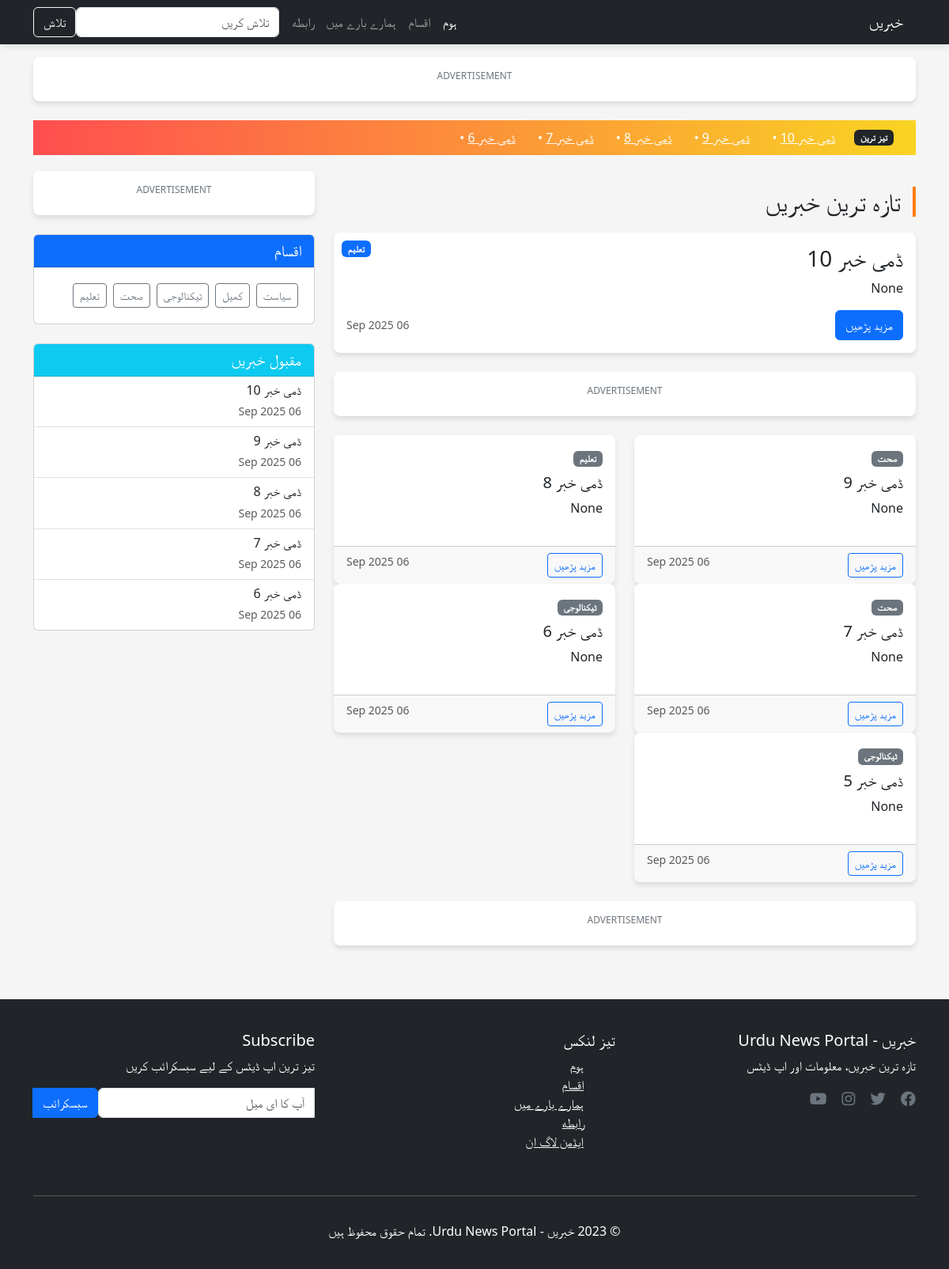
Before: / with the older database file.
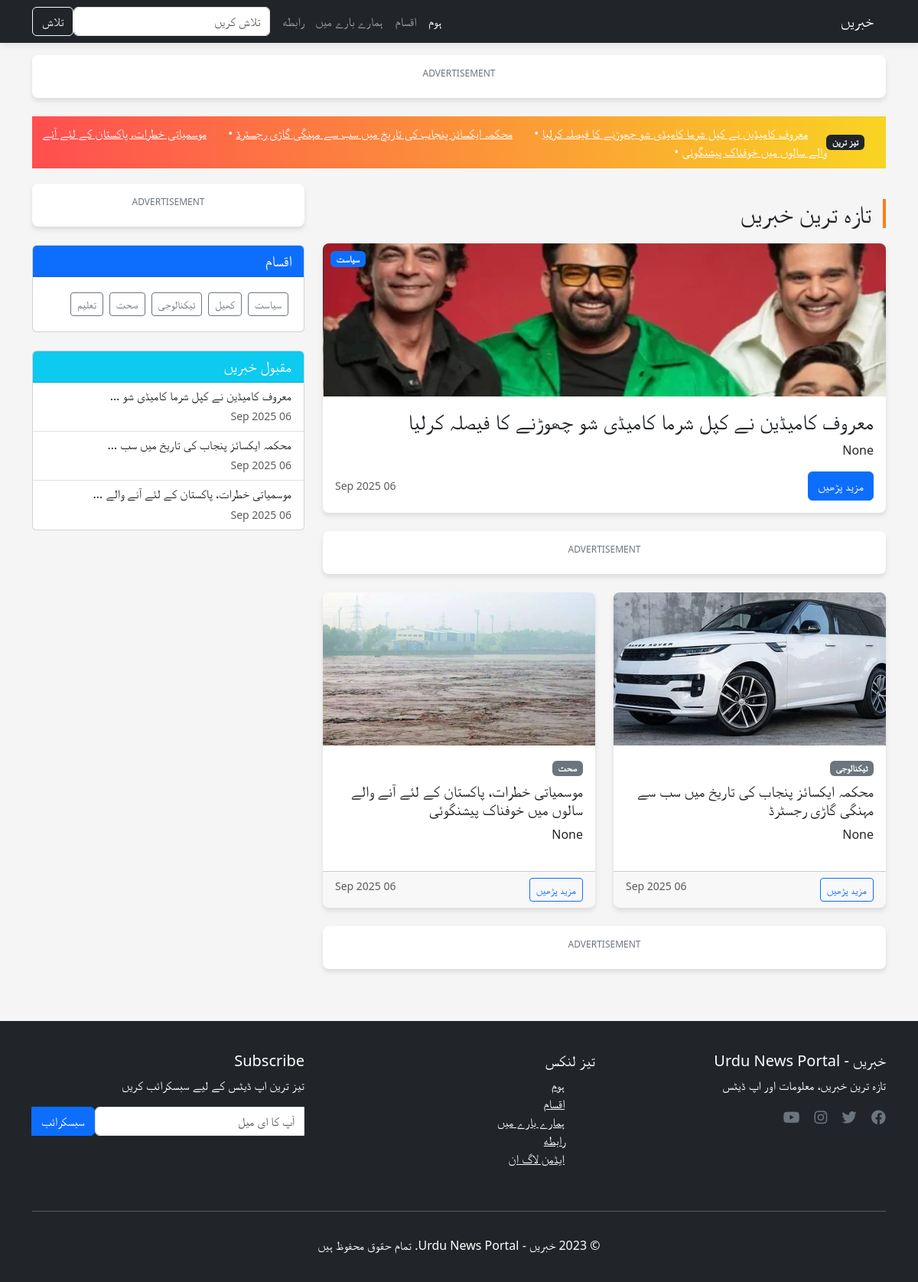
After: the same page with the newer database file.
### core/models.py (models this page shows, shortened)
class News(models.Model):
    STATUS_CHOICES = (
        ('draft', 'ڈرافٹ'),
        ('published', 'شائع شدہ'),
    )
    title = models.CharField(max_length=255, verbose_name="عنوان")
    slug = AutoSlugField(populate_from='title', unique=True, null=True, default=None)
    author = models.ForeignKey(User, on_delete=models.CASCADE, related_name="news_articles", verbose_name="مصنف")
    category = models.ForeignKey(Category, on_delete=models.SET_NULL, null=True, related_name="news_articles", verbose_name="زمرہ")
    short_description = models.CharField(max_length=300, verbose_name="خلاصہ", blank=True, null=True)
    content = HTMLField(verbose_name="مواد")
    image = models.ImageField(upload_to='news_images/', blank=True, null=True, verbose_name="تصویر")
    created_at = models.DateTimeField(auto_now_add=True, verbose_name="تاریخ تخلیق")
    updated_at = models.DateTimeField(auto_now=True, verbose_name="تاریخ تازہ کاری")
    status = models.CharField(max_length=10, choices=STATUS_CHOICES, default='draft', verbose_name="حالت")
    views = models.PositiveIntegerField(default=0, verbose_name="ناظرین")
    class Meta:
        ordering = ['-created_at']
        verbose_name = "خبر"
        verbose_name_plural = "خبریں"

class Category(models.Model):
    name = models.CharField(max_length=100, unique=True)
    slug = AutoSlugField(populate_from="name", unique=True, null=True, default=None)
    class Meta:
        verbose_name_plural = "Categories"

### core/views.py (the view)
# urls.py: path("", views.home, name="home"),
def home(request):
    categories = Category.objects.all()
    news_list = News.objects.filter(status="published").order_by("-created_at")[:10]
    return render(request, "core/home.html", {
        "categories": categories,
        "news_list": news_list,
        })

### core/templates/core/home.html (shortened to what this page needs)
{% extends "base.html" %}
{% block content %}
<div class="breaking-news">
    <div class="container">
        <div class="d-flex align-items-center">
            <span class="badge bg-dark me-3">تیز ترین</span>
            <marquee behavior="scroll" direction="right">
                {% for news in news_list|slice:":5" %}
                <a href="{% url 'news_detail' news.slug %}" class="text-white me-4">{{ news.title }}</a> •
                {% endfor %}
            </marquee>
        </div>
    </div>
</div>
<div class="row">
    <div class="col-lg-8">
        <h2 class="main-heading">تازہ ترین خبریں</h2>
        {% if news_list %}
        <div class="card news-card mb-4">
            {% with featured_news=news_list.0 %}
            <span class="category-badge badge bg-primary">{{ featured_news.category.name }}</span>
            {% if featured_news.image %}
            <img src="{{ featured_news.image.url }}" class="card-img-top news-image" alt="{{ featured_news.title }}">
            {% endif %}
            <div class="card-body">
                <h3 class="card-title">{{ featured_news.title }}</h3>
                <p class="card-text">{{ featured_news.short_description|truncatewords:30 }}</p>
                <div class="d-flex justify-content-between align-items-center">
                    <a href="{% url 'news_detail' featured_news.slug %}" class="btn btn-primary">مزید پڑھیں</a>
                    <small class="text-muted">{{ featured_news.created_at|date:"d M Y" }}</small>
                </div>
            </div>
            {% endwith %}
        </div>
        {% endif %}
        <div class="ad-container mb-4">
            <span class="ad-label">Advertisement</span>
        </div>
        <div class="row">
            {% for news in news_list|slice:"1:6" %}
            <div class="col-md-6">
                <div class="card news-card h-100">
                    {% if news.image %}
                    <img src="{{ news.image.url }}" class="card-img-top news-image" alt="{{ news.title }}">
                    {% endif %}
                    <div class="card-body">
                        <span class="badge bg-secondary mb-2">{{ news.category.name }}</span>
                        <h5 class="card-title">{{ news.title }}</h5>
                        <p class="card-text">{{ news.short_description|truncatewords:15 }}</p>
                    </div>
                    <div class="card-footer">
                        <div class="d-flex justify-content-between">
                            <a href="{% url 'news_detail' news.slug %}" class="btn btn-sm btn-outline-primary">مزید پڑھیں</a>
                            <small class="text-muted">{{ news.created_at|date:"d M Y" }}</small>
                        </div>
                    </div>
                </div>
            </div>
            {% endfor %}
        </div>
        <div class="ad-container mt-4">
            <span class="ad-label">Advertisement</span>
        </div>
    </div>
    <div class="col-lg-4">
        <div class="ad-container mb-4">
            <span class="ad-label">Advertisement</span>
        </div>
        <div class="card mb-4">
            <div class="card-header bg-primary text-white">
                <h5 class="mb-0">اقسام</h5>
            </div>
            <div class="card-body">
                <div class="d-flex flex-wrap">
                    {% for category in categories %}
                    <a href="{% url 'category_detail' category.slug %}" class="btn btn-outline-secondary btn-sm m-1">{{ category.name }}</a>
                    {% endfor %}
                </div>
            </div>
        </div>
        <div class="card mb-4">
            <div class="card-header bg-info text-white">
                <h5 class="mb-0">مقبول خبریں</h5>
            </div>
            <div class="list-group list-group-flush">
                {% for news in news_list|slice:":5" %}
                <a href="{% url 'news_detail' news.slug %}" class="list-group-item list-group-item-action">
                    <div class="d-flex w-100 justify-content-between">
                        <h6 class="mb-1">{{ news.title|truncatewords:7 }}</h6>
                    </div>
                    <small class="text-muted">{{ news.created_at|date:"d M Y" }}</small>
                </a>
                {% endfor %}
            </div>
        </div>
    </div>
</div>
{% endblock %}

### core/templates/base.html (shortened to what this page needs)
{% load static %}
<!DOCTYPE html>
<html lang="ur" dir="rtl">
<head>
    <link href="https://cdn.jsdelivr.net/npm/bootstrap@5.3.0/dist/css/bootstrap.min.css" rel="stylesheet">
    <link rel="stylesheet" href="https://cdnjs.cloudflare.com/ajax/libs/font-awesome/6.4.0/css/all.min.css">
</head>
<body dir="rtl">
    <nav class="navbar navbar-expand-lg navbar-dark bg-dark fixed-top">
        <div class="container">
            <a class="navbar-brand" href="{% url 'home' %}">خبریں</a>
            <div class="collapse navbar-collapse" id="navbarContent">
                <ul class="navbar-nav me-auto mb-2 mb-lg-0">
                    <li class="nav-item">
                        <a class="nav-link active" href="{% url 'home' %}">ہوم</a>
                    </li>
                    <li class="nav-item">
                        <a class="nav-link" href="{% url 'category_list' %}">اقسام</a>
                    </li>
                    <li class="nav-item">
                        <a class="nav-link" href="{% url 'about' %}">ہمارے بارے میں</a>
                    </li>
                    <li class="nav-item">
                        <a class="nav-link" href="{% url 'contact' %}">رابطه</a>
                    </li>
                </ul>
                <form class="d-flex">
                    <input class="form-control me-2" type="search" placeholder="تلاش کریں">
                    <button class="btn btn-outline-light" type="submit">تلاش</button>
                </form>
            </div>
        </div>
    </nav>
    <div class="container mt-3">
        <div class="ad-container">
            <span class="ad-label">Advertisement</span>
        </div>
    </div>
    <div class="container mt-4">
        {% block content %}{% endblock %}
    </div>
    <footer class="mt-5">
        <div class="container">
            <div class="row">
                <div class="col-md-4 mb-4">
                    <h5>خبریں - Urdu News Portal</h5>
                    <p>تازہ ترین خبریں، معلومات اور اپ ڈیٹس</p>
                    <div class="social-icons">
                        <a href="#"><i class="fab fa-facebook"></i></a>
                        <a href="#"><i class="fab fa-twitter"></i></a>
                        <a href="#"><i class="fab fa-instagram"></i></a>
                        <a href="#"><i class="fab fa-youtube"></i></a>
                    </div>
                </div>
                <div class="col-md-4 mb-4">
                    <h5>تیز لنکس</h5>
                    <ul class="list-unstyled">
                        <li><a href="{% url 'home' %}" class="text-light">ہوم</a></li>
                        <li><a href="{% url 'category_list' %}" class="text-light">اقسام</a></li>
                        <li><a href="{% url 'about' %}" class="text-light">ہمارے بارے میں</a></li>
                        <li><a href="{% url 'contact' %}" class="text-light">رابطه</a></li>
                        <li><a href="{% url 'admin_login' %}" class="text-light">ایڈمن لاگ ان</a></li>
                    </ul>
                </div>
                <div class="col-md-4 mb-4">
                    <h5>Subscribe</h5>
                    <p>تیز ترین اپ ڈیٹس کے لیے سبسکرائب کریں</p>
                    <form>
                        <div class="input-group">
                            <input type="email" class="form-control" placeholder="آپ کا ای میل">
                            <button class="btn btn-primary" type="submit">سبسکرائب</button>
                        </div>
                    </form>
                </div>
            </div>
            <hr class="bg-light">
            <div class="text-center py-3">
                <p class="mb-0">© 2023 خبریں - Urdu News Portal. تمام حقوق محفوظ ہیں</p>
            </div>
        </div>
    </footer>
</body>
</html>

### core/templates/base.html (style rules this page uses)
:root { --primary-color: #0d6efd; --secondary-color: #6c757d; --accent-color: #fd7e14; --light-bg: #f8f9fa; --dark-bg: #212529; }
body { font-family: 'Segoe UI', Tahoma, Geneva, Verdana, sans-serif; background-color: #f5f5f5; padding-top: 56px; }
.navbar { box-shadow: 0 2px 10px rgba(0, 0, 0, 0.1); }
.news-card { transition: transform 0.3s ease, box-shadow 0.3s ease; margin-bottom: 20px; border-radius: 8px; overflow: hidden; border: none; box-shadow: 0 4px 6px rgba(0, 0, 0, 0.1); }
.category-badge { position: absolute; top: 10px; left: 10px; z-index: 1; }
.main-heading { border-right: 4px solid var(--accent-color); padding-right: 15px; margin: 20px 0; color: var(--dark-bg); }
.breaking-news { background: linear-gradient(90deg, #ff4e50, #f9d423); color: white; padding: 10px 0; margin-bottom: 20px; }
.social-icons a { color: var(--secondary-color); margin-left: 15px; font-size: 1.2rem; transition: color 0.3s ease; }
footer { background-color: var(--dark-bg); color: white; padding: 40px 0 20px; margin-top: 40px; }
.news-image { height: 200px; object-fit: cover; width: 100%; }
body[dir="rtl"] { text-align: right; }
.ad-container { background: white; border-radius: 8px; padding: 15px; margin-bottom: 20px; box-shadow: 0 4px 6px rgba(0, 0, 0, 0.1); text-align: center; }
.ad-label { font-size: 12px; color: #6c757d; text-transform: uppercase; margin-bottom: 8px; display: block; }

Changed rows visible on the page:
removed News: title "ڈمی خبر 10", category.name "تعلیم", short_description "None", created_at "06 Sep 2025"
removed News: title "ڈمی خبر 9", category.name "صحت", short_description "None", created_at "06 Sep 2025"
removed News: title "ڈمی خبر 8", category.name "تعلیم", short_description "None", created_at "06 Sep 2025"
removed News: title "ڈمی خبر 7", category.name "صحت", short_description "None", created_at "06 Sep 2025"
removed News: title "ڈمی خبر 6", category.name "ٹیکنالوجی", short_description "None", created_at "06 Sep 2025"
removed News: category.name "ٹیکنالوجی", title "ڈمی خبر 5", short_description "None", created_at "06 Sep 2025", shown under "ڈمی خبر 10"
added News: title "معروف کامیڈین نے کپل شرما کامیڈی شو چھوڑنے کا فیصلہ کرلیا", category.name "سیاست", image (picture), short_description "None", created_at "06 Sep 2025", title "معروف کامیڈین نے کپل شرما کامیڈی شو …"
added News: title "محکمہ ایکسائز پنجاب کی تاریخ میں سب سے مہنگی گاڑی رجسٹرڈ", image (picture), category.name "ٹیکنالوجی", short_description "None", created_at "06 Sep 2025", title "محکمہ ایکسائز پنجاب کی تاریخ میں سب …"
added News: title "موسمیاتی خطرات، پاکستان کے لئے آنے والے سالوں میں خوفناک پیشنگوئی", image (picture), category.name "صحت", short_description "None", created_at "06 Sep 2025", title "موسمیاتی خطرات، پاکستان کے لئے آنے والے …"
